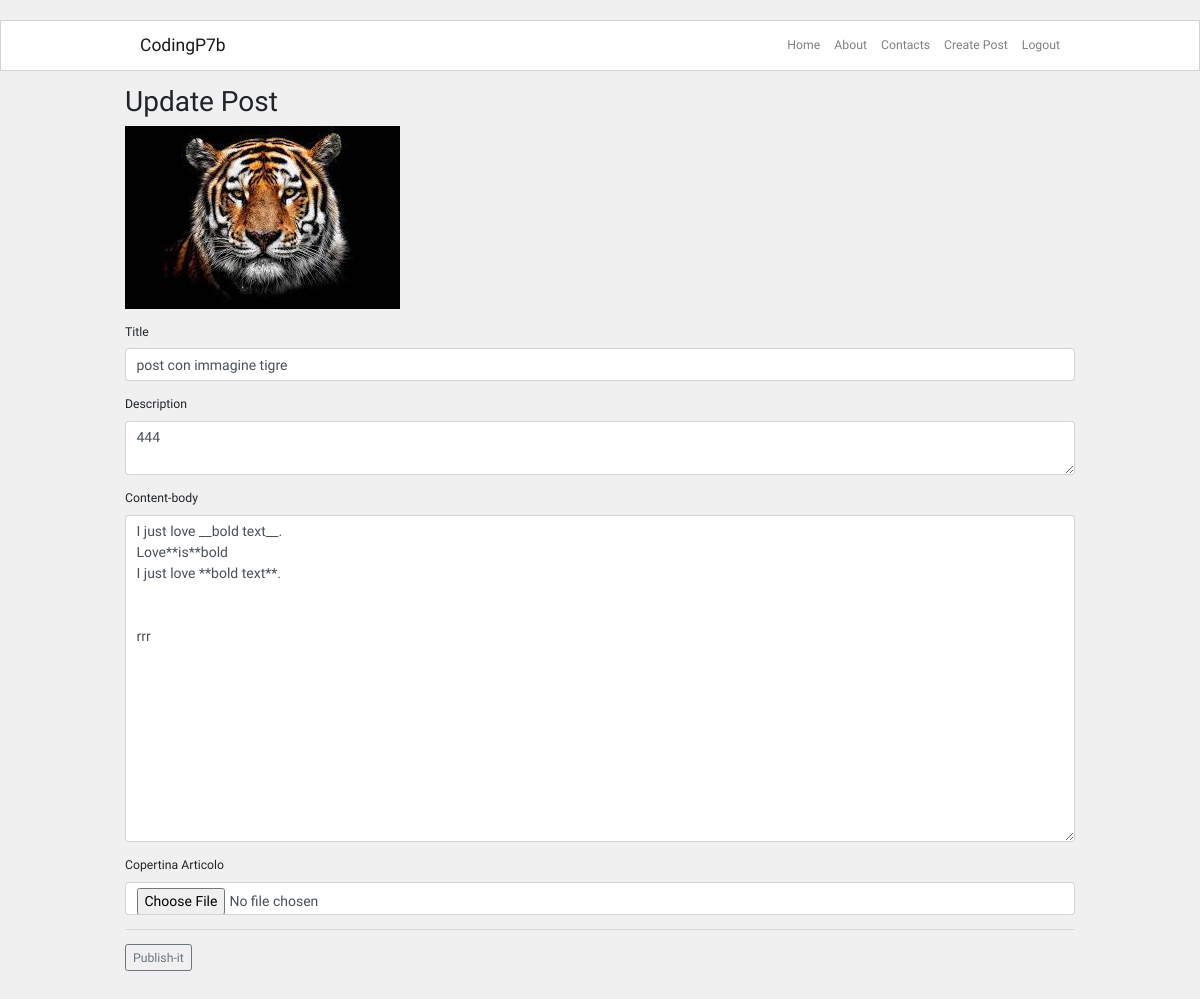
The app's page /posts/12/update (signed in), older data.
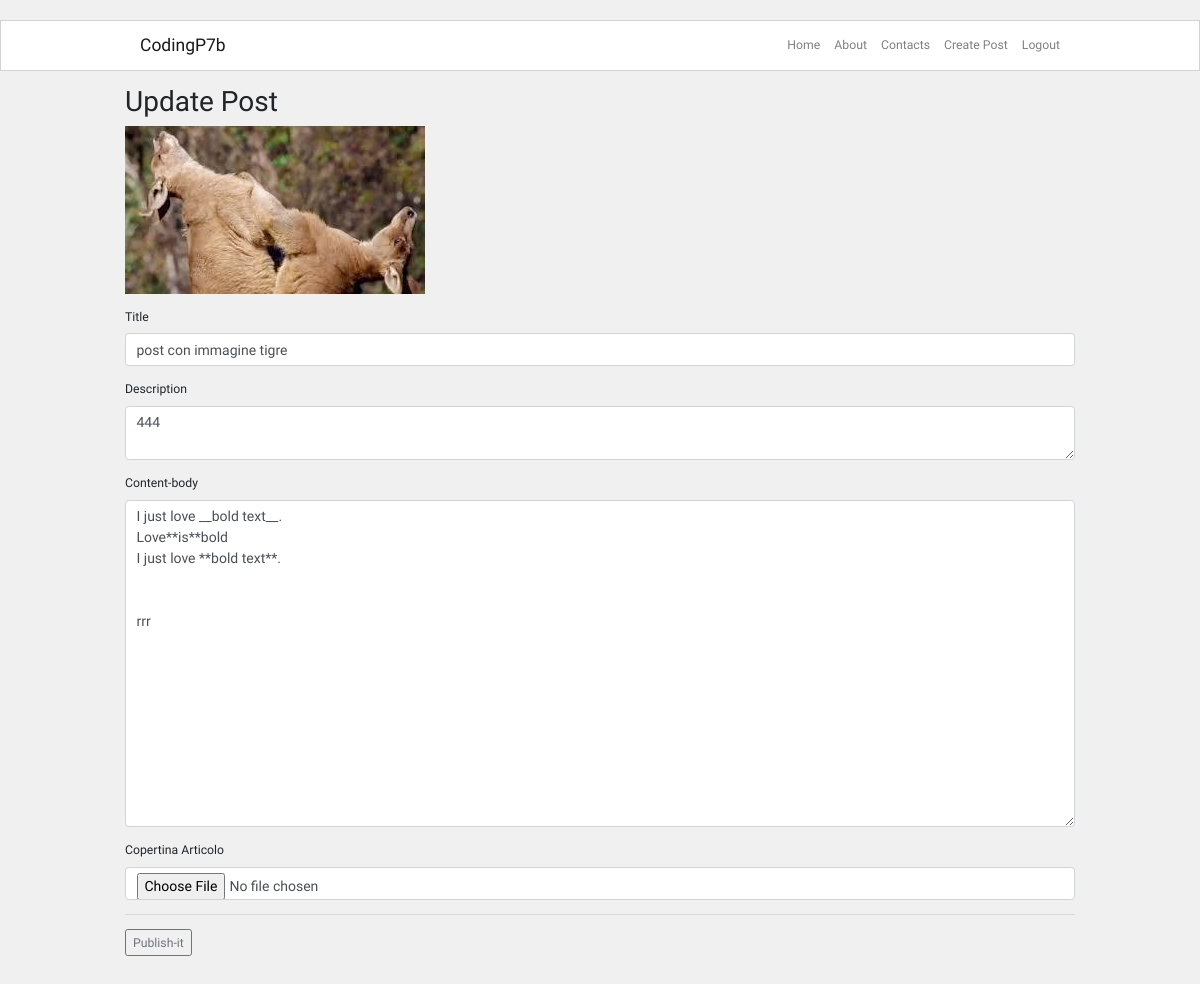
The same page, newer data.
### blog/models.py (models this page shows, shortened)
class Post(db.Model):
    id = db.Column(db.Integer, primary_key=True)
    user_id = db.Column(db.Integer, db.ForeignKey('user.id'), nullable=False)
    created_at = db.Column(db.DateTime, default=datetime.now)
    title = db.Column(db.String(120), nullable=False)
    description = db.Column(db.String(240))
    body = db.Column(db.Text(), nullable=False) # no string limits
    slug = db.Column(db.String(250))
    image = db.Column(db.String(120))

### blog/routes.py (the view)
@app.route("/posts/<int:post_id>/update", methods=["GET", "POST"])
@login_required  # in questo modo solo chi e' loggato puo' chiamarlo vedi anche import login_required
def post_update(post_id):
    post_instance = Post.query.get_or_404(post_id)
    if post_instance.author != current_user:
        abort(403)
    form = PostForm()
    if form.validate_on_submit():
        post_instance.title = form.title.data
        post_instance.description = form.description.data
        post_instance.body = form.body.data
        if  form.image.data:
            try : # try in caso di image corrotta
                print(form.image.data)
                image = save_picture(form.image.data) # return path
                post_instance.image = image
            except Exception:
                db.session.commit()
                flash("Si e' verifcato un problema con l'immagina caricata !!!")
                return redirect(url_for('post_update', post_id=post_instance.id))
        db.session.commit()
        return redirect(url_for('post_detail', post_slug=post_instance.slug))
    elif request.method == "GET" :
        form.title.data = post_instance.title
        form.description.data = post_instance.description
        form.body.data = post_instance.body
    post_image = post_instance.image or None
    return render_template("post_editor.html", form=form, post_image=post_image)

### blog/forms.py
class PostForm(FlaskForm): # deve rispecchiare i campi del "model" Psot
    title = StringField("Title",
        validators=[DataRequired("CAMPO OBBLIGATORIO !!!"), Length(min=3, max=120, message="deve contenet almeno 3 e al max 120")])
    description = TextAreaField("Description",
        validators=[Length(max=240, message="massimo 140 caratteri")])
    body = TextAreaField("Content-body", validators=[DataRequired("CAMPO OBBLIGATORIO !!!")])
    image = FileField('Copertina Articolo', validators=[FileAllowed(['jpg','jpeg','png'])])
    submit = SubmitField('Publish-it')

### blog/models.py (called while the page is built)
@login_manager.user_loader
def load_user(id):
    return User.query.get(int(id))

### blog/templates/post_editor.html (shortened to what this page needs)
{% extends 'base.html' %}
{% block content%}
<div class="container content-container mt-3 px-3 px-lg-0">
    {% if request.path == "/create-post" %}
    <h2>Crea un nuovo Post</h2>
    {% else %}
    <h2>Update Post</h2>
    {% endif %}
    <div class="row no-gutters">
        <div class="col">
            {% if post_image %}
            <img class="image-fluid" src="{{ url_for('static', filename='img/posts/'+post_image) }}" alt="">
            {% endif %}
            <form method="POST" enctype="multipart/form-data" novalidate>
                <div class="form-group">
                    {{ form.title.label }}
                    {{ form.title(class="form-control") }}
                </div>
                <div class="form-group">
                    {{ form.description.label }}
                    {{ form.description(class="form-control") }}
                </div>
                <div class="form-group">
                    {{ form.body.label }}
                    {{ form.body(class="form-control", rows=15) }}
                </div>
                <div class="form-group">
                    {{ form.image.label }}
                    {{ form.image(class="form-control") }}
                </div>
                <hr>
                {{ form.submit(class="btn btn-sm btn-outline-secondary") }}
            </form>
        </div>
    </div>
</div>
{% endblock %}

Row changes from the older to the newer data that the page shows:
changed Post "post con immagine tigre": image: a different picture
